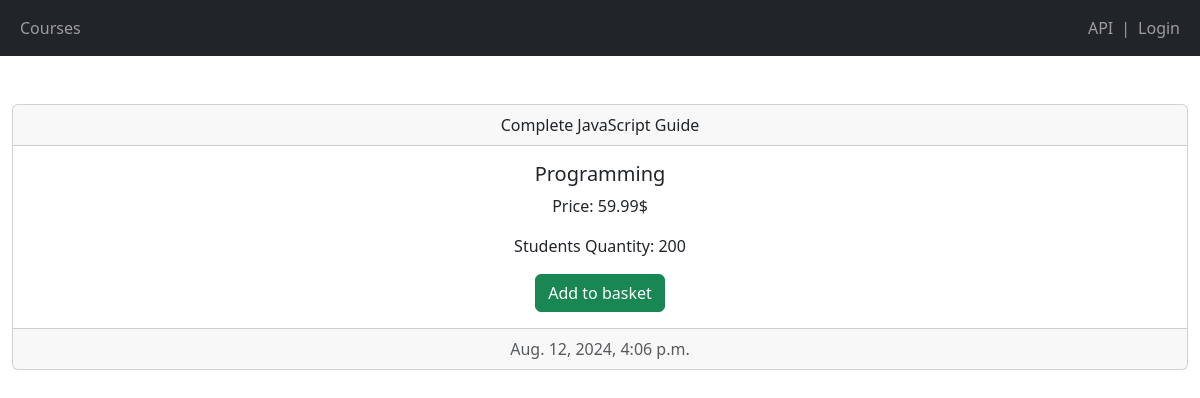
Page /3 on the committed database.
### shop/models.py (models this page shows, shortened)
class Course(models.Model):
    title = models.CharField(max_length=300)
    price = models.FloatField()
    students_qty = models.IntegerField()
    reviews_qty = models.IntegerField()
    is_basket_item = models.BooleanField(default=False)
    category = models.ForeignKey(Category, on_delete=models.CASCADE)
    created_at = models.DateTimeField(default=timezone.now)

class Category(models.Model):
    title = models.CharField(max_length=255)
    created_at = models.DateTimeField(default=timezone.now)
    def __str__(self):
        return self.title

### shop/views.py (the view)
# urls.py: path('<int:course_id>', views.single_course, name='single_course'),
def single_course(request, course_id):
    course = get_object_or_404(Course, pk=course_id)
    if(request.user.is_authenticated):
        basket_items = BasketItem.objects.filter(user=request.user)
        for basket_item in basket_items:
                if course.title == basket_item.course.title:
                    course.is_basket_item = True
    return render(request, 'shop/single_course.html', {'course': course})

### templates/shop/single_course.html (shortened to what this page needs)
{% extends 'base.html' %}
{% block content %}
<div class="card text-center mt-5">
    <div class="card-header">
      {{ course.title }}
    </div>
    <div class="card-body">
      <h5 class="card-title">{{ course.category }}</h5>
      <p class="card-text">Price: {{ course.price }}$</p>
      <p class="card-text">Students Quantity: {{ course.students_qty }}</p>
      {% if course.is_basket_item %}
      <button class="btn btn-secondary">Already in basket</button>
      {% else %}
      {% if user.is_authenticated %}
      <a class="btn btn-success" href="{% url 'shop:add_to_basket' course.id%}">Add to basket</a>
      {% else %}
      <a class="btn btn-success" href="{% url 'login'%}">Add to basket</a>
      {% endif %}
      {% endif %}
    </div>
    <div class="card-footer text-body-secondary">
      {{ course.created_at }}
    </div>
  </div>
{% endblock %}

### rows in the picture
Course: title "Complete JavaScript Guide", category "Programming", price "59.99", students_qty "200", created_at "Aug. 12, 2024, 4:06 p.m."
